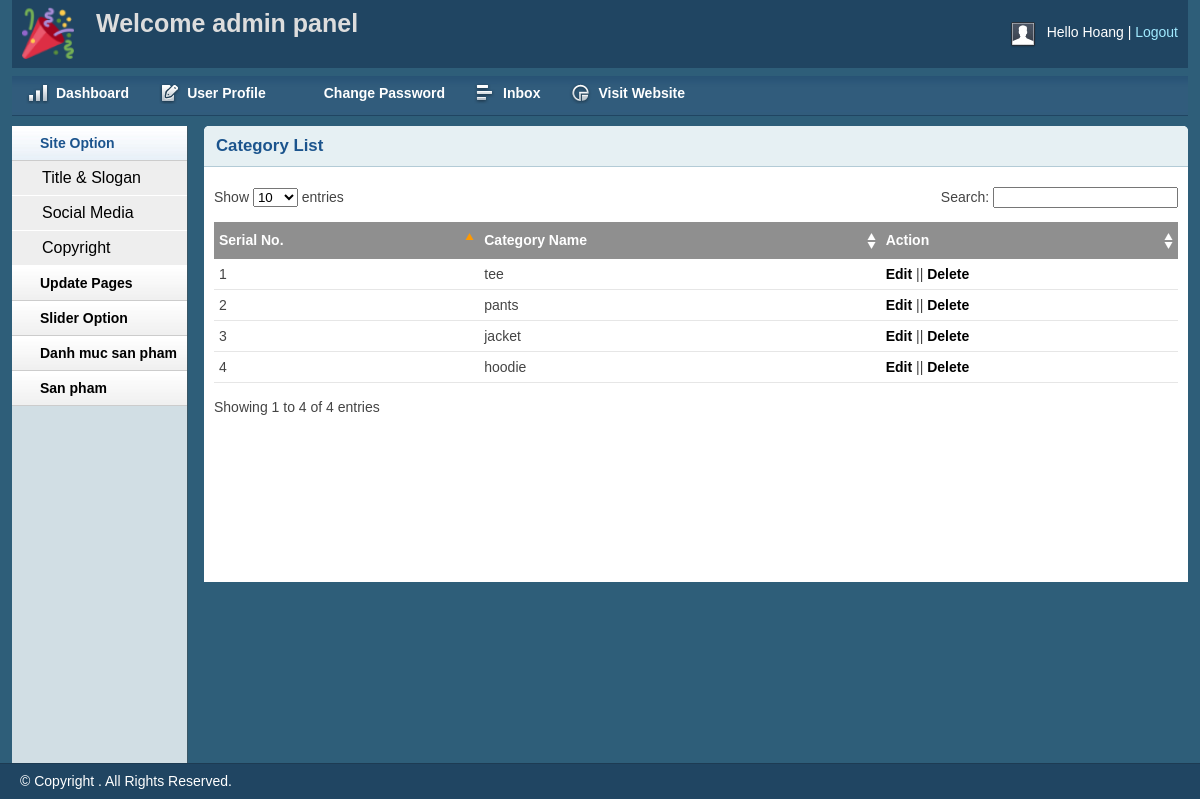
Page /admin/catlist.php (signed in) on the committed database.
### tables this page shows
CREATE TABLE IF NOT EXISTS `category` (
  `catID` int(11) NOT NULL AUTO_INCREMENT,
  `catName` varchar(255) NOT NULL,
  PRIMARY KEY (`catID`)
);

### lib/database.php (called while the page is built, shortened)
<?php
Class Database{
   public $host   = DB_HOST;
   public $user   = DB_USER;
   public $pass   = DB_PASS;
   public $dbname = DB_NAME;
   public $link;
private function connectDB(){
   $this->link = new mysqli($this->host, $this->user, $this->pass,
    $this->dbname);
 }
public function select($query){
  $result = $this->link->query($query) or
   die($this->link->error.__LINE__);
  if($result->num_rows > 0){
    return $result;
  } else {
    return false;
  }
 }
}

### classes/category.php (called while the page is built, shortened)
<?php
$filepath=realpath(dirname(__FILE__));
include_once ($filepath.'/../lib/database.php');
class category
{
    private $db;
    public function __construct()
    {
        $this->db=new Database();
    }
    public function show_category(){
        $query="select * from category order by catID asc";
         $result=$this->db->select($query);
         return $result;
    }
}
?>

### admin/catlist.php (the view, shortened to what this page needs)
<?php include 'inc/header.php';?>
<?php include 'inc/sidebar.php';?>
<?php include '../classes/category.php';?>
<?php
	$cat=new category();
?>
        <div class="grid_10">
            <div class="box round first grid">
                <h2>Category List</h2>
                <div class="block">
                    <table class="data display datatable" id="example">
					<thead>
						<tr>
							<th>Serial No.</th>
							<th>Category Name</th>
							<th>Action</th>
						</tr>
					</thead>
					<tbody>
					<?php
						$show_cat=$cat->show_category();
						if($show_cat){
							$i=0;
							while ($result=$show_cat->fetch_assoc()){
								$i++;
					?>
						<tr class="odd gradeX">
							<td><?php echo $i;?></td>
							<td><?php echo $result['catName'];?></td>
							<td><a href="catedit.php?catID=<?php echo$result['catID']?>">Edit</a> || <a onclick="return confirm('Ban co muon xoa')" href="?delID=<?php echo$result['catID']?>">Delete</a></td>
						</tr>
						<?php
						}
					}
						?>
					</tbody>
				</table>
               </div>
            </div>
        </div>
<?php include 'inc/footer.php';?>

### admin/css/layout.css (style rules this page uses)
body { background: #fff none repeat scroll 0 0; color: #444; font-size: 14px; padding: 0; }
a { color: #000; font-weight:bold; text-decoration: none; }
h1, h2, h3, h4, h5, h6 { line-height:1.2em; margin-bottom:.3em; }
h2 { margin-top:1em; }
.box { background:#fff; margin-bottom:20px; padding:10px 10px 10px 10px; margin-left:-8px; }
.box.grid { padding-bottom:40px; }
.box.round { -moz-border-radius: 5px 5px 0px 0px; -webkit-border-radius: 5px 5px 0px 0px; border-radius: 5px 5px 0px 0px; }
.box h2 { font-size:1.2em; font-weight:bold; color:#1B548D; background:#E6F0F3; margin:-10px -10px 0 -10px; padding:10px 12px; border-bottom:1px solid #B3CBD6; -moz-border-radius: 5px 5px 0px 0px; -webkit-border-radius: 5px 5px 0px 0px; border-radius: 5px 5px 0px 0px; }
.box.first { min-height: 406px; }
.block { padding-top:20px; }
.block { padding-bottom:1px; }
table.display { margin: 0 auto; clear: both; width: 100%; }
.sorting_asc { background: #8f8f8f url(../img/table/sort_asc.png) no-repeat center right; padding:8px 5px; text-align:left; color:#fff; }
.sorting { background:#8f8f8f url(../img/table/sort_both.png) no-repeat center right; padding:8px 5px; text-align:left; color:#fff; }
tr.odd { height: 30px; line-height: 30px; border-bottom:1px solid #e6e6e6; }
tr.even { height: 30px; line-height: 30px; border-bottom:1px solid #e6e6e6; }
tr.odd td, tr.even td { padding-left:5px; }

### rows in the picture
category: catName "tee"
category: catName "pants"
category: catName "jacket"
category: catName "hoodie"

### other values in the picture
Session::get('adminName') "Hoang"
